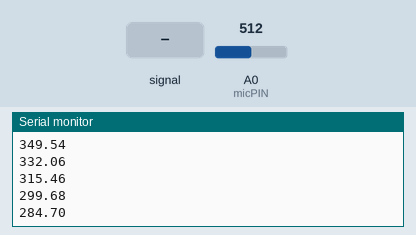
Simulated run of this sketch. Board: Arduino Uno, built with avr-gcc and run on an emulated ATmega328P. Shown: the last lines printed to the serial monitor. The inputs (shaded band) are chosen by the test bench; at power-on: A0 (micPIN) = 512.

Above: at 1.2 s.
1.3 s: A0 (micPIN) fed a 200 Hz sine of ±81 counts around its level
At 1.31 s:
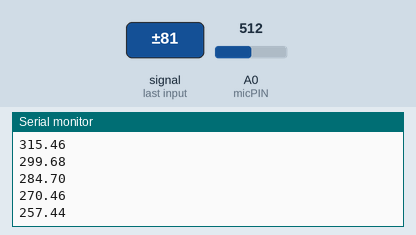
2.8 s: A0 (micPIN) set to 716
At 2.81 s:
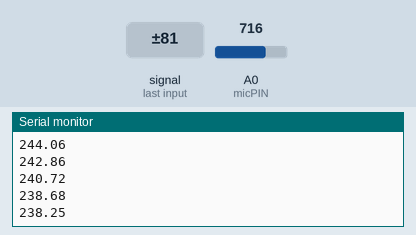
4.3 s: A0 (micPIN) fed a 1000 Hz sine of ±255 counts around its level
At 4.31 s:
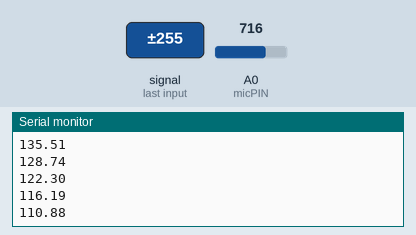
5.8 s: A0 (micPIN) set to 900
At 5.81 s:
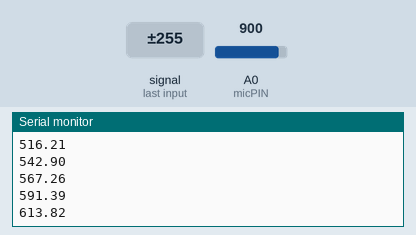
Timing chart, 0 to 8.3 s (numbered marks = the images above; inputs shaded):
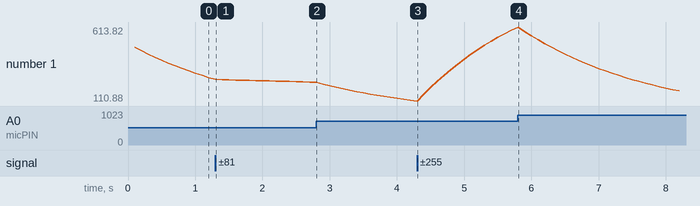

Measured:
- after the input at 1.3 s, the serial monitor: prints a new line at once (image 1)
- after the input at 2.8 s, the serial monitor: prints a new line at once (image 2)
- after the input at 4.3 s, the serial monitor: prints a new line at once (image 3)
- after the input at 5.8 s, the serial monitor: prints a new line at once (image 4)
- plotted number 1: 270.46 → 238.68 after the input at 1.3 s, 238.68 → 116.19 after the input at 2.8 s, 116.19 → 591.39 after the input at 4.3 s, 591.39 → 179.23 after the input at 5.8 s

The sketch:

SoundPitch.ino
```cpp
/****************************************
  Example pitch estimation sketch for the
  Adafruit Microphone Amplifier.

  Works by counting the number of cycles in a short period (sampleWindow)
  and then dividing by sampleWindow to get pitch f0 = # cycles / time (sec)
  We count a cycle every time the wave goes from below zero to above zero.

  Be sure to connect Adafruit mic to 3.3V, and to connect a wire from 3.3V to the AREF pin.
  Note: max sensitivity on Adafruit mic is achieved by turning screw on back fully CCW.

  Kubichek 9/16
****************************************/

const int sampleWindow = 100; // Sample window width in mS (50 mS = 20Hz)
unsigned int sample;
unsigned int prevsample = 0;
int micPIN = A0;   //pin connected to microphone
float pitch;
float avg=400;
float avgzc=0;
float avgpitch=500;  //initial guess at pitch
float alpha=.05;  //weight for sample

void setup()
{
  Serial.begin(9600);
  analogReference(EXTERNAL);
  }

void loop()
{
  int nzc = 0; //# zero crossings

  unsigned long startMillis = millis(); // Start of sample window

  // collect data for sampleWindow mS
  while (millis() - startMillis < sampleWindow)
  {
    sample = analogRead(micPIN);
    avg = alpha*sample + (1.0-alpha)*avg;
    if (prevsample < avg && sample >= avg) nzc++;
    prevsample = sample;
       //Serial.print(avg); Serial.print(" "); Serial.print(avgzc); Serial.print(" "), Serial.println(sample);
  }
   pitch = (float) nzc / (float)sampleWindow * 1000.;
   avgpitch = alpha*pitch+(1.0-alpha)*avgpitch;
   avgzc = alpha*nzc + (1.0-alpha)*avgzc;
   Serial.println(avgpitch);
}
```
